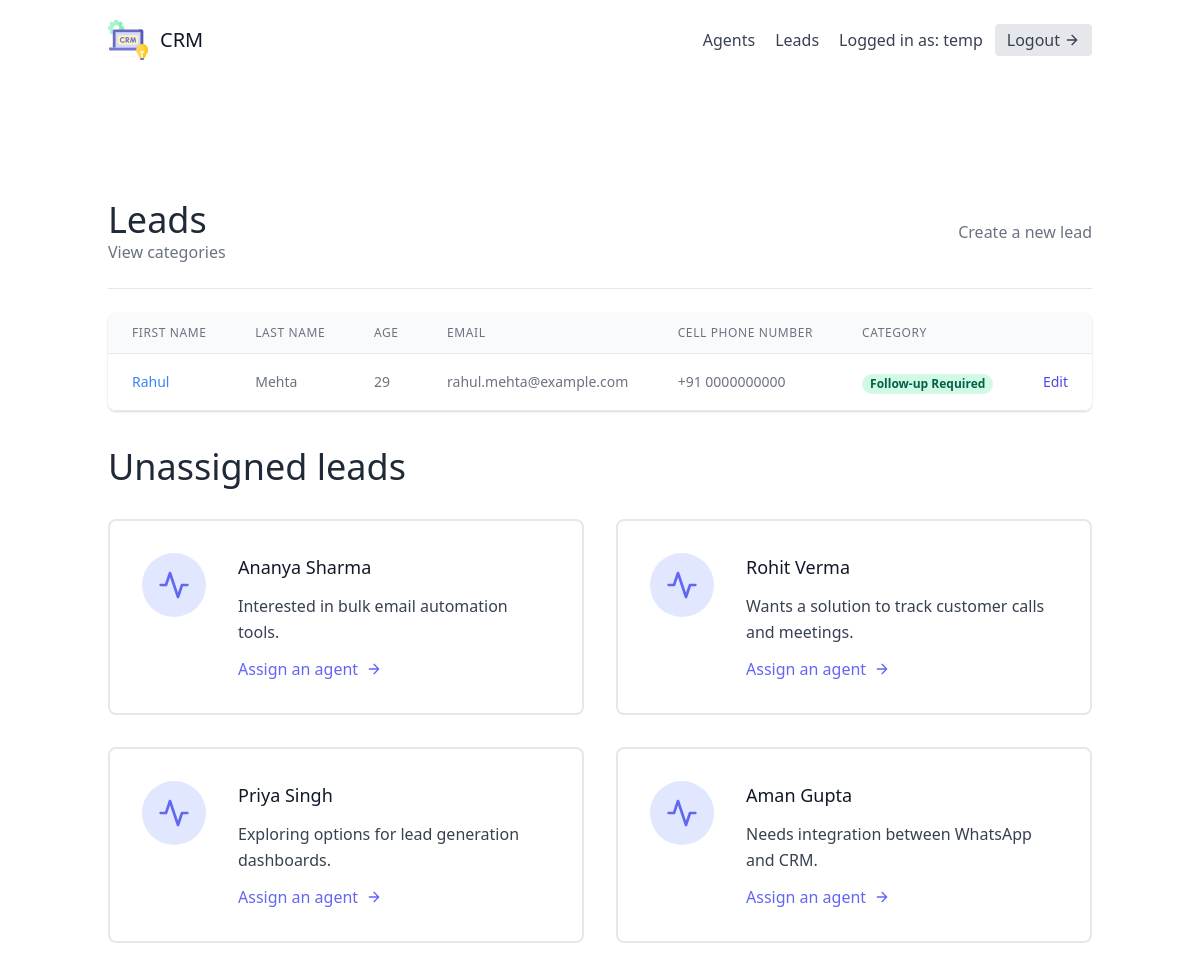
Page /leads/ (signed in) on the committed database.
### leads/models.py (models this page shows, shortened)
class User(AbstractUser):
    is_organisor = models.BooleanField(default=True)
    is_agent = models.BooleanField(default=False)

class Lead(models.Model):
    first_name = models.CharField(max_length=20)
    last_name = models.CharField(max_length=20)
    age = models.IntegerField(default=0)
    organisation = models.ForeignKey(UserProfile, on_delete=models.CASCADE)
    agent = models.ForeignKey("Agent", null=True, blank=True, on_delete=models.SET_NULL)
    category = models.ForeignKey("Category", related_name="leads", null=True, blank=True, on_delete=models.SET_NULL)
    description = models.TextField()
    date_added = models.DateTimeField(auto_now_add=True)
    phone_number = models.CharField(max_length=20)
    email = models.EmailField()
    profile_picture = models.ImageField(null=True, blank=True, upload_to="profile_pictures/")
    converted_date = models.DateTimeField(null=True, blank=True)
    objects = LeadManager()

class Category(models.Model):
    name = models.CharField(max_length=30)  # New, Contacted, Converted, Unconverted
    organisation = models.ForeignKey(UserProfile, on_delete=models.CASCADE)

### leads/views.py (the view)
# urls.py: path('', LeadListView.as_view(), name='lead-list'),
class LeadListView(LoginRequiredMixin, generic.ListView):
    template_name = "leads/lead_list.html"
    context_object_name = "leads"
    def get_queryset(self):
        user = self.request.user
        if user.is_organisor:
            queryset = Lead.objects.filter(
                organisation=user.userprofile,
                agent__isnull=False
            )
        else:
            queryset = Lead.objects.filter(
                organisation=user.agent.organisation,
                agent__isnull=False
            )
            queryset = queryset.filter(agent__user=user)
        return queryset
    def get_context_data(self, **kwargs):
        context = super(LeadListView, self).get_context_data(**kwargs)
        user = self.request.user
        if user.is_organisor:
            queryset = Lead.objects.filter(
                organisation=user.userprofile,
                agent__isnull=True
            )
            context.update({
                "unassigned_leads": queryset
            })
        return context

### leads/models.py (called while the page is built)
    def get_queryset(self):
        return super().get_queryset()

### leads/templates/leads/lead_list.html (shortened to what this page needs)
{% extends "base.html" %}
{% block content %}
<section class="text-gray-700 body-font">
    <div class="container px-5 py-24 mx-auto flex flex-wrap">
        <div class="w-full mb-6 py-6 flex justify-between items-center border-b border-gray-200">
            <div>
                <h1 class="text-4xl text-gray-800">Leads</h1>
                <a class="text-gray-500 hover:text-blue-500" href="{% url 'leads:category-list' %}">
                    View categories
                </a>
            </div>
            {% if request.user.is_organisor %}
            <div>
                <a class="text-gray-500 hover:text-blue-500" href="{% url 'leads:lead-create' %}">
                    Create a new lead
                </a>
            </div>
            {% endif %}
        </div>
        <div class="flex flex-col w-full">
            <div class="-my-2 overflow-x-auto sm:-mx-6 lg:-mx-8">
            <div class="py-2 align-middle inline-block min-w-full sm:px-6 lg:px-8">
                <div class="shadow overflow-hidden border-b border-gray-200 sm:rounded-lg">
                <table class="min-w-full divide-y divide-gray-200">
                    <thead class="bg-gray-50">
                        <tr>
                            <th scope="col" class="px-6 py-3 text-left text-xs font-medium text-gray-500 uppercase tracking-wider">
                            First Name
                            </th>
                            <th scope="col" class="px-6 py-3 text-left text-xs font-medium text-gray-500 uppercase tracking-wider">
                            Last Name
                            </th>
                            <th scope="col" class="px-6 py-3 text-left text-xs font-medium text-gray-500 uppercase tracking-wider">
                            Age
                            </th>
                            <th scope="col" class="px-6 py-3 text-left text-xs font-medium text-gray-500 uppercase tracking-wider">
                            Email
                            </th>
                            <th scope="col" class="px-6 py-3 text-left text-xs font-medium text-gray-500 uppercase tracking-wider">
                            Cell Phone Number
                            </th>
                            <th scope="col" class="px-6 py-3 text-left text-xs font-medium text-gray-500 uppercase tracking-wider">
                            Category
                            </th>
                            <th scope="col" class="relative px-6 py-3">
                            </th>
                        </tr>
                    </thead>
                    <tbody>
                        {% for lead in leads %}
                            <tr class="bg-white">
                                <td class="px-6 py-4 whitespace-nowrap text-sm font-medium text-gray-900">
                                    <a class="text-blue-500 hover:text-blue-800" href="{% url 'leads:lead-detail' lead.pk %}">{{ lead.first_name }}</a>
                                </td>
                                <td class="px-6 py-4 whitespace-nowrap text-sm text-gray-500">
                                    {{ lead.last_name }}
                                </td>
                                <td class="px-6 py-4 whitespace-nowrap text-sm text-gray-500">
                                    {{ lead.age }}
                                </td>
                                <td class="px-6 py-4 whitespace-nowrap text-sm text-gray-500">
                                    {{ lead.email }}
                                </td>
                                <td class="px-6 py-4 whitespace-nowrap text-sm text-gray-500">
                                    {{ lead.phone_number }}
                                </td>
                                <td class="px-6 py-4 whitespace-nowrap">
                                    {% if lead.category %}
                                        <span class="px-2 inline-flex text-xs leading-5 font-semibold rounded-full bg-green-100 text-green-800">
                                            {{ lead.category.name }}
                                        </span>
                                    {% else %}
                                        <span class="px-2 inline-flex text-xs leading-5 font-semibold rounded-full bg-gray-100 text-gray-800">
                                            Unassigned
                                        </span>
                                    {% endif %}
                                </td>
                                <td class="px-6 py-4 whitespace-nowrap text-right text-sm font-medium">
                                    <a href="{% url 'leads:lead-update' lead.pk %}" class="text-indigo-600 hover:text-indigo-900">
                                        Edit
                                    </a>
                                </td>
                            </tr>
                        {% empty %}
                        <p>There are currently no leads</p>
                        {% endfor %}
                    </tbody>
                </table>
                </div>
            </div>
            </div>
        </div>
        {% if unassigned_leads.exists %}
            <div class="mt-5 flex flex-wrap -m-4">
                <div class="p-4 w-full">
                    <h1 class="text-4xl text-gray-800">Unassigned leads</h1>
                </div>
                {% for lead in unassigned_leads %}
                <div class="p-4 lg:w-1/2 md:w-full">
                    <div class="flex border-2 rounded-lg border-gray-200 p-8 sm:flex-row flex-col">
                        <div class="w-16 h-16 sm:mr-8 sm:mb-0 mb-4 inline-flex items-center justify-center rounded-full bg-indigo-100 text-indigo-500 flex-shrink-0">
                            <svg fill="none" stroke="currentColor" stroke-linecap="round" stroke-linejoin="round" stroke-width="2" class="w-8 h-8" viewBox="0 0 24 24">
                                <path d="M22 12h-4l-3 9L9 3l-3 9H2"></path>
                            </svg>
                        </div>
                        <div class="flex-grow">
                            <h2 class="text-gray-900 text-lg title-font font-medium mb-3">
                                {{ lead.first_name }} {{ lead.last_name }}
                            </h2>
                            <p class="leading-relaxed text-base">
                                {{ lead.description }}
                            </p>
                            <a href="{% url 'leads:assign-agent' lead.pk %}" class="mt-3 text-indigo-500 inline-flex items-center">
                                Assign an agent
                                <svg fill="none" stroke="currentColor" stroke-linecap="round" stroke-linejoin="round" stroke-width="2" class="w-4 h-4 ml-2" viewBox="0 0 24 24">
                                    <path d="M5 12h14M12 5l7 7-7 7"></path>
                                </svg>
                            </a>
                        </div>
                    </div>
                </div>
                {% endfor %}
            </div>
        {% endif %}
    </div>
</section>
{% endblock content %}

### templates/base.html (shortened to what this page needs)
{% load static %}
<!DOCTYPE html>
<html lang="en">
<head>
    <link href="{% static 'css/styles.css' %}" rel="stylesheet">
</head>
<body>
    <div class="max-w-7xl mx-auto">
        {% include 'navbar.html' %}
        {% block content %}
        {% endblock content %}
    </div>
</body>
</html>

### templates/navbar.html (shortened to what this page needs)
<header class="text-gray-700 body-font">
    <div class="container mx-auto flex flex-wrap p-5 flex-col md:flex-row items-center">
      <a href="{% url 'dashboard' %}" class="flex title-font font-medium items-center text-gray-900 mb-4 md:mb-0">
        <span class="ml-3 text-xl">CRM</span>
      </a>
      <nav class="md:ml-auto flex flex-wrap items-center text-base justify-center">
        {% if not request.user.is_authenticated %}
          <a href="{% url 'signup' %}" class="mr-5 hover:text-gray-900">Signup</a>
        {% else %}
          {% if request.user.is_organisor %}
          <a href="{% url 'agents:agent-list' %}" class="mr-5 hover:text-gray-900">Agents</a>
          {% endif %}
          <a href="{% url 'leads:lead-list' %}" class="mr-5 hover:text-gray-900">Leads</a>
        {% endif %}
      </nav>
      {% if request.user.is_authenticated %}
        Logged in as: {{ request.user.username }}
        <a href="{% url 'logout' %}" class="ml-3 inline-flex items-center bg-gray-200 border-0 py-1 px-3 focus:outline-none hover:bg-gray-300 rounded text-base mt-4 md:mt-0">
          Logout
            <svg fill="none" stroke="currentColor" stroke-linecap="round" stroke-linejoin="round" stroke-width="2" class="w-4 h-4 ml-1" viewBox="0 0 24 24">
                <path d="M5 12h14M12 5l7 7-7 7"></path>
            </svg>
        </a>
      {% endif %}
    </div>
</header>

### templates/scripts.html (shortened to what this page needs)
{% load static %}

### rows in the picture
User: user.username "temp"
Lead: first_name "Rahul", last_name "Mehta", age "29", email "rahul.mehta@example.com", phone_number "+91 0000000000", category.name "Follow-up Required"
Lead: first_name "Ananya", last_name "Sharma", description "Interested in bulk email automation tools."
Lead: first_name "Rohit", last_name "Verma", description "Wants a solution to track customer calls and meetings."
Lead: first_name "Priya", last_name "Singh", description "Exploring options for lead generation dashboards."
Lead: first_name "Aman", last_name "Gupta", description "Needs integration between WhatsApp and CRM."
